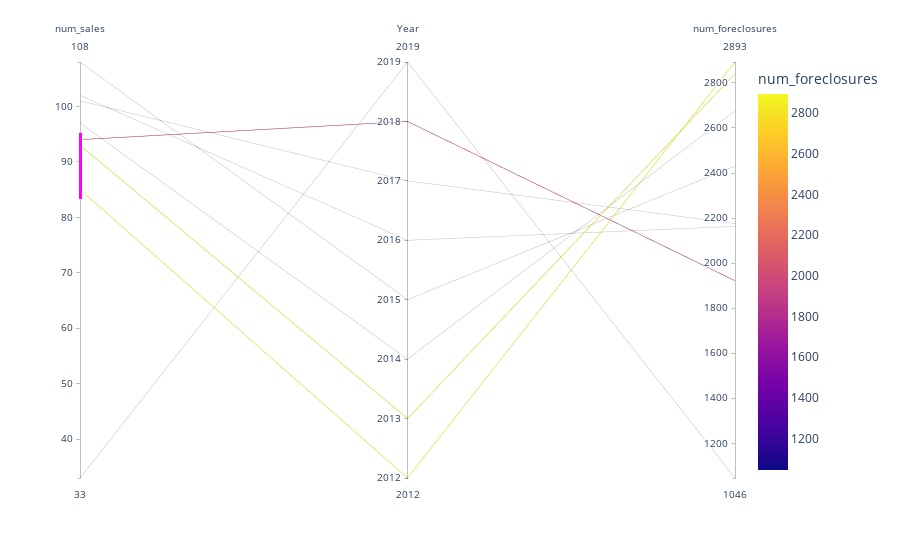

The notebook cell this image was saved under:
### Code cell
plot2 = px.parallel_coordinates(sorted_df, 
                                color='num_foreclosures')

plot2

### Figure 1 — Plotly figure (JSON) as saved in the notebook; plotly's stock layout.template omitted (floating-point values rounded to 4 significant figures)
{"data": [{"dimensions": [{"constraintrange": [83.28, 95.2], "label": "num_sales", "values": [85, 93, 97, 108, 102, 101, 94, 33]}, {"label": "Year", "values": [2012, 2013, 2014, 2015, 2016, 2017, 2018, 2019]}, {"label": "num_foreclosures", "values": [2893, 2841, 2676, 2431, 2163, 2176, 1922, 1046]}], "domain": {"x": [0, 1], "y": [0, 1]}, "line": {"color": [2893, 2841, 2676, 2431, 2163, 2176, 1922, 1046], "coloraxis": "coloraxis"}, "name": "", "type": "parcoords"}], "layout": {"autosize": true, "coloraxis": {"colorbar": {"title": {"text": "num_foreclosures"}}, "colorscale": [[0, "#0d0887"], [0.1111, "#46039f"], [0.2222, "#7201a8"], [0.3333, "#9c179e"], [0.4444, "#bd3786"], [0.5556, "#d8576b"], [0.6667, "#ed7953"], [0.7778, "#fb9f3a"], [0.8889, "#fdca26"], [1, "#f0f921"]]}, "legend": {"tracegroupgap": 0}, "margin": {"t": 60}}}
